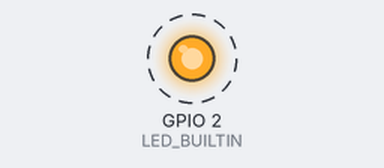
Recording of a sketch running on a simulated ESP32. On the bench: output pins drawn as LEDs (lit = HIGH). Dashed ring = blinking. The modem accepts every AT command (registered, SIM ready, sends succeed) and sends nothing else; what the sketch prints to the serial monitor is not drawn.

Above: at 0.2 s.
Timing chart, 0 to 4.6 s (numbered marks = the images above):
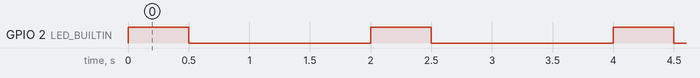

Measured:
- by itself, GPIO 2 (LED_BUILTIN): alternates HIGH for 0.50 s and LOW for 1.5 s

The sketch:

Test_4Wheeler.ino
```cpp
//    Tested with Arduino Pro Mini 3.3V and Hoverboard-TX to pin 9 and Hoverboard-RX to pin 8
//
//    PB6 (Hoverboard-TX) and PB7 (Hoverboard-RX) can handle 5V I/O-Level :-)
//
//    please share feedback to https://github.com/RoboDurden/Hoverboard-Firmware-Hack-Gen2.x


#define _DEBUG      // debug output to first hardware serial port
//#define DEBUG_RX    // additional hoverboard-rx debug output

#define REMOTE_UARTBUS
#define SEND2SINGLES  // uncomment this line if you not want to send to two master that then will control their slaves but directly to all 4 singles

#include "util.h"
#include "hoverserial.h"

#ifdef ESP32
  #define oSerialHover Serial1    // ESP32
#else
  #include <SoftwareSerial.h>    // not compatible with RCReceiver because of interrupt conflicts.
  SoftwareSerial oSerialHover(9,8); // RX, TX
  #define oSerialHover Serial    // Arduino
#endif
SerialHover2Server oHoverFeedback;

void setup()
{
  #ifdef _DEBUG
    Serial.begin(115200);
    Serial.println("Hello Hoverbaord V2.x :-)");
  #endif

  #ifdef ESP32
    HoverSetupEsp32(oSerialHover,19200,39,37);      // baud, rx, tx
  #else
    HoverSetupArduino(oSerialHover,19200);    //  8 Mhz Arduino Mini too slow for 115200 !!!
  #endif

  pinMode(LED_BUILTIN, OUTPUT);
}

unsigned long iLast = 0;
unsigned long iNext = 0;
unsigned long iTimeNextState = 3000;
uint8_t  wState = 1;   // 1=ledGreen, 2=ledOrange, 4=ledRed, 8=ledUp, 16=ledDown   , 32=Battery3Led, 64=Disable, 128=ShutOff

uint8_t  iSendId = 0;
//int aiSpeed[4];


void loop()
{
  unsigned long iNow = millis();
  digitalWrite(LED_BUILTIN, (iNow%2000) < 500);

  int iSpeed = 3 * (ABS( (int)((iNow/20+100) % 400) - 200) - 100);   // repeats from +300 to -300 to +300 :-)
  int iSteer = 1 * (ABS( (int)((iNow/400+100) % 400) - 200) - 100);   // repeats from +100 to -100 to +100 :-)
  //int iSteer = 0;
  //iSpeed /= 10;
  //iSpeed = 500;
  //iSpeed = iSteer = 0;

  if (iNow > iTimeNextState)
  {
    iTimeNextState = iNow + 3000;
    wState = wState << 1;
    if (wState == 64) wState = 1;  // remove this line to test Shutoff = 128
  }

  boolean bReceived = Receive(oSerialHover,oHoverFeedback);
  if (bReceived)
  {
    //DEBUGT("millis",iNow-iLast);
    DEBUGT("time",iNow);
    //DEBUGT("iSpeed",iSpeed);
    DEBUGT("rx left",oSerialHover.available())
    //while(oSerialHover.available()) oSerialHover.read();
    //DEBUGT("iSteer",iSteer);
    HoverLog(oHoverFeedback);
    iLast = iNow;
   }

  if (iNow < iNext)
    return;

  iNext = iNow + 25;
  //DEBUGLN("time",iNow)

  #ifdef SEND2SINGLES
    int iSpeedL = CLAMP(iSpeed + iSteer,-1000,1000);
    int iSpeedR = -CLAMP(iSpeed - iSteer,-1000,1000);

    SerialServer2Hover oMotor;
    oMotor.iSlave = iSendId;
    switch(iSendId++)
    {
    case 0: // front left;
      oMotor.iSpeed = iSpeedL;
      break;
    case 1: // front right;
      oMotor.iSpeed = iSpeedR;
      break;
    case 2: // rear left;
      oMotor.iSpeed = iSpeedL;
      break;
    case 3: // rear Right;
      oMotor.iSpeed = iSpeedR;
      iSendId = 0;
      break;
    }
    oMotor.wState = wState;

    //DEBUGT("time",iNow)  DEBUGN("HoverSend to",iSendId);
    HoverSendData(oSerialHover,oMotor);  // hoverboard will answer immediatly on having received this message ...
    //HoverSend(oSerialHover,iSendId,aiSpeed[iSendId],wState);  // hoverboard will answer immediatly on having received this message ...
  #else
    SerialServer2HoverMaster oMaster;
    oMaster.iSlave = iSendId;
    switch(iSendId++)
    {
    case 0: // front axis
      oMaster.iSpeed = iSpeed;
      oMaster.iSteer = iSteer;
      break;
    case 1: // rear axis;
      oMaster.iSpeed = iSpeed;
      oMaster.iSteer = iSteer;
      iSendId = 0;
      break;
    }
    oMaster.wState = wState;    // turn on off some led and shutoff master+slave
    oMaster.wStateSlave = wState; // turn on off some led

    //DEBUGT("time",iNow)  DEBUGN("HoverSend to",iSendId);
    HoverSendData(oSerialHover,oMaster);  // hoverboard will answer immediatly on having received this message ...
  #endif
}
```

hoverserial.h
```cpp
/*
// Variables todo
uint8_t upperLEDMaster = 0;
uint8_t lowerLEDMaster = 0;
uint8_t mosfetOutMaster = 0;
uint8_t upperLEDSlave = 0;
uint8_t lowerLEDSlave = 0;
uint8_t mosfetOutSlave = 0;
uint8_t beepsBackwards = 0;
uint8_t activateWeakening = 0;
*/

template <typename O,typename I> void HoverSetupEsp32(O& oSerial, I iBaud, I pin_RX, I pin_TX)
{
  // Serial2.begin(baud-rate, protocol, RX pin, TX pin);
  oSerial.begin(iBaud, SERIAL_8N1, pin_RX, pin_TX);  //Serial1 = 0, 4   Serial2 = 16,17;
}
template <typename O,typename I> void HoverSetupArduino(O& oSerial, I iBaud)
{
  oSerial.begin(iBaud);
}

uint16_t CalcCRC(uint8_t *ptr, int count)
{
  uint16_t  crc;
  uint8_t i;
  crc = 0;
  while (--count >= 0)
  {
    crc = crc ^ (uint16_t) *ptr++ << 8;
    i = 8;
    do
    {
      if (crc & 0x8000)
      {
        crc = crc << 1 ^ 0x1021;
      }
      else
      {
        crc = crc << 1;
      }
    } while(--i);
  }
  return (crc);
}


#define START_FRAME         0xABCD       // [-] Start frme definition for reliable serial communication

#ifdef REMOTE_UARTBUS
  typedef struct __attribute__((packed, aligned(1))) {
     uint16_t cStart = START_FRAME;    //  = '/';
     uint8_t iSlave;    //  the slave id this message is sent from
     int16_t iSpeed;   // 100* km/h
     uint16_t iVolt;    // 100* V
     int16_t iAmp;   // 100* A
     int32_t iOdom;    // hall steps
     uint16_t checksum;
  } SerialHover2Server;

  //typedef struct{   // new version
  //   uint16_t cStart = START_FRAME;   // new version
  typedef struct __attribute__((packed, aligned(1))) {  // old version
     uint8_t  cStart = '/';
     uint8_t  iDataType = 0;    //  unique id for this data struct
     uint8_t  iSlave;       //  contains the slave id this message is intended for
     int16_t  iSpeed = 0;
     uint8_t  wState = 0;   // 1=ledGreen, 2=ledOrange, 4=ledRed, 8=ledUp, 16=ledDown   , 32=Battery3Led, 64=Disable, 128=ShutOff
     uint16_t checksum;
  } SerialServer2Hover;
  typedef struct __attribute__((packed, aligned(1))) {  // old version
     uint8_t  cStart = '/';
     uint8_t  iDataType = 1;    //  unique id for this data struct
     uint8_t  iSlave;       //  contains the slave id this message is intended for
     int16_t  iSpeed = 0;
     int16_t  iSteer = 0;
     uint8_t  wState = 0;   // 1=ledGreen, 2=ledOrange, 4=ledRed, 8=ledUp, 16=ledDown   , 32=Battery3Led, 64=Disable, 128=ShutOff
     uint8_t  wStateSlave = 0;   // 1=ledGreen, 2=ledOrange, 4=ledRed, 8=ledUp, 16=ledDown   , 32=Battery3Led, 64=Disable, 128=ShutOff
     uint16_t checksum;
  } SerialServer2HoverMaster;


  template <typename O,typename D> void HoverSendData(O& oSerial, D& oData)
  {
    oData.checksum = CalcCRC((uint8_t*)&oData, sizeof(oData)-2); // first bytes except crc
    oSerial.write((uint8_t*) &oData, sizeof(oData));
    //DEBUGN(oData.iSlave, sizeof(oData));
  }

  template <typename O,typename I> void HoverSend(O& oSerial, uint8_t iSlave, I iSpeed, uint8_t  wState=32)
  {
    //DEBUGT("iSteer",iSteer);DEBUGN("iSpeed",iSpeed);
    SerialServer2Hover oData;
    oData.iSlave    = iSlave;
    oData.iSpeed    = (int16_t)iSpeed;
    oData.wState    = wState;
    oData.checksum = CalcCRC((uint8_t*)&oData, sizeof(SerialServer2Hover)-2); // first bytes except crc
    oSerial.write((uint8_t*) &oData, sizeof(SerialServer2Hover));
    //DebugOut((uint8_t*) &oData, sizeof(oData));
  }

  void HoverLog(SerialHover2Server& oData)
  {
    DEBUGT("iSlave",oData.iSlave);
    DEBUGT("iOdom",oData.iOdom);
    DEBUGT("\tiSpeed",(float)oData.iSpeed/100.0);
    DEBUGT("\tiAmp",(float)oData.iAmp/100.0);
    DEBUGN("\tiVolt",(float)oData.iVolt/100.0);
  }

#else

  typedef struct __attribute__((packed, aligned(1))) {
     uint16_t cStart = START_FRAME;    //  = '/';
     int16_t iSpeedL;   // 100* km/h
     int16_t iSpeedR;   // 100* km/h
     uint16_t iVolt;    // 100* V
     int16_t iAmpL;   // 100* A
     int16_t iAmpR;   // 100* A
     int32_t iOdomL;    // hall steps
     int32_t iOdomR;    // hall steps
     uint16_t checksum;
  } SerialHover2Server;

  //typedef struct{   // new version
  //   uint16_t cStart = START_FRAME;   // new version
  typedef struct __attribute__((packed, aligned(1))) {  // old version
     uint8_t cStart = '/';                              // old version
     int16_t  iSpeed = 0;
     int16_t  iSteer = 0;
     uint8_t  wStateMaster = 0;   // 1=ledGreen, 2=ledOrange, 4=ledRed, 8=ledUp, 16=ledDown   , 32=Battery3Led, 64=Disable, 128=ShutOff
     uint8_t  wStateSlave = 0;   // 1=ledGreen, 2=ledOrange, 4=ledRed, 8=ledUp, 16=ledDown   , 32=Battery3Led, 64=Disable, 128=ShutOff
     uint16_t checksum;
  } SerialServer2Hover;

  template <typename O,typename I> void HoverSend(O& oSerial, I iSteer, I iSpeed,uint8_t  wStateMaster=32, uint8_t  wStateSlave=0)
  {
    //DEBUGT("iSteer",iSteer);DEBUGN("iSpeed",iSpeed);
    SerialServer2Hover oData;
    oData.iSpeed    = (int16_t)iSpeed;
    oData.iSteer    = (int16_t)iSteer;
    oData.wStateMaster  = wStateMaster;
    oData.wStateSlave   = wStateSlave;
    oData.checksum = CalcCRC((uint8_t*)&oData, sizeof(SerialServer2Hover)-2); // first bytes except crc
    oSerial.write((uint8_t*) &oData, sizeof(SerialServer2Hover));
    //DebugOut((uint8_t*) &oData, sizeof(oData));
  }

  template <typename O,typename I> void HoverSendLR(O& oSerial, I iSpeedLeft, I iSpeedRight) // -1000 .. +1000
  {
    // speed coeff in config.h must be 1.0 : (DEFAULT_)SPEED_COEFFICIENT   16384
    // steer coeff in config.h must be 0.5 : (DEFAULT_)STEER_COEFFICIENT   8192
    HoverSend(oSerial,iSpeedRight - iSpeedLeft,(iSpeedLeft + iSpeedRight)/2);
  }

  void HoverLog(SerialHover2Server& oData)
  {
    DEBUGT("iOdomL",oData.iOdomL);
    DEBUGT("\tiOdomR",oData.iOdomR);
    DEBUGT("\tiSpeedL",(float)oData.iSpeedL/100.0);
    DEBUGT(" iSpeedR",(float)oData.iSpeedR/100.0);
    DEBUGT("\tiAmpL",(float)oData.iAmpL/100.0);
    DEBUGT(" iAmpR",(float)oData.iAmpR/100.0);
    DEBUGN("\tiVolt",(float)oData.iVolt/100.0);
  }

  void HoverDebug(SerialHover2Server& oData)
  {
    DEBUGTX("0",oData.iVolt);
    DEBUGTB("1",oData.iAmpL);
    DEBUGTB("2",oData.iAmpR);
    DEBUGTB("3",oData.iSpeedL);
    DEBUGN("4",oData.iSpeedR);
  }

#endif


void DebugOut(uint8_t aBuffer[], uint8_t iSize)
{
  for (int i=0; i<iSize; i++)
  {
    uint8_t c = aBuffer[i];
    Serial.print((c < 16) ? " 0" : " ");Serial.print(c,HEX);
  }
  Serial.println();
}


#ifdef DEBUG_RX
  unsigned long iLastRx = 0;
#endif

//boolean Receive(Serial& oSerial, SerialFeedback& Feedback)
template <typename O,typename OF> boolean Receive(O& oSerial, OF& Feedback)
{
  int iTooMuch = oSerial.available() - sizeof(SerialHover2Server) + 1;
  int8_t bFirst = 1;
  while (iTooMuch >= bFirst )
  {
    byte c = oSerial.read();  // Read the incoming byte
    iTooMuch--;

    #ifdef DEBUG_RX
      //if (millis() > iLastRx + 50)  Serial.println();
      Serial.print((c < 16) ? " 0" : " ");Serial.print(c,HEX);
      iLastRx = millis();
    #endif

    if (bFirst) // test first START byte
    {
      if (c == (byte)START_FRAME) //if (c == 0xCD)
      {
        bFirst = 0;
      }
    }
    else  // test second START byte
    {
      if (c == START_FRAME >>8 ) //if (c == 0xAB)
      {
        //DEBUGT(" avail",oSerial.available())
        SerialHover2Server tmpFeedback;
        byte* p = (byte *)&tmpFeedback+2; // start word already read
        for (int i = sizeof(SerialHover2Server); i>2; i--)
          *p++    = oSerial.read();

        //while(oSerial.available()) oSerial.read();
        #ifdef DEBUG_RX
          //Serial.print(" -> ");
          //HoverLog(tmpFeedback);
        #endif

        uint16_t checksum = CalcCRC((byte *)&tmpFeedback, sizeof(SerialHover2Server)-2);
        if (checksum == tmpFeedback.checksum)
        {
            memcpy(&Feedback, &tmpFeedback, sizeof(SerialHover2Server));
            #ifdef DEBUG_RX
              Serial.println(" :-)");
            #endif
            return true;
        }
        #ifdef DEBUG_RX
          Serial.print(tmpFeedback.checksum, HEX);
          Serial.print(" != ");
          Serial.print(checksum,HEX);
          Serial.println(" :-(");
        #endif
        return false;
      }
      if (c != (byte)START_FRAME) //if (c != 0xCD)
        bFirst = 1;
    }
  }
  return false;
}
```

util.h
```cpp
#ifndef UTIL_H
#define UTIL_H

#define ABS(a) (((a) < 0.0) ? -(a) : (a))
#define CLAMP(x, low, high) (((x) > (high)) ? (high) : (((x) < (low)) ? (low) : (x)))
#define MAP(x, xMin, xMax, yMin, yMax) ((x - xMin) * (yMax - yMin) / (xMax - xMin) + yMin)


#ifdef _DEBUG
  #define DEBUG(txt, val) {Serial.print(F(txt)); Serial.print(F(": ")); Serial.print(val);}
  #define DEBUGT(txt, val) {Serial.print(F(txt)); Serial.print(F(": ")); Serial.print(val); Serial.print(F("\t"));}
  #define DEBUGTX(txt, val) {Serial.print(F(txt)); Serial.print(F(": ")); Serial.print(val,HEX); Serial.print(F("\t"));}
  #define DEBUGTB(txt, val) {Serial.print(F(txt)); Serial.print(F(": ")); Serial.print(val,BIN); Serial.print(F("\t"));}
  #define DEBUGN(txt, val) {Serial.print(F(txt)); Serial.print(F(": ")); Serial.println(val);}
#else
  #define DEBUG(txt, val)
  #define DEBUGT(txt, val)
  #define DEBUGTX(txt, val)
  #define DEBUGTB(txt, val)
  #define DEBUGN(txt, val)
#endif

#endif // UTIL_H
```
